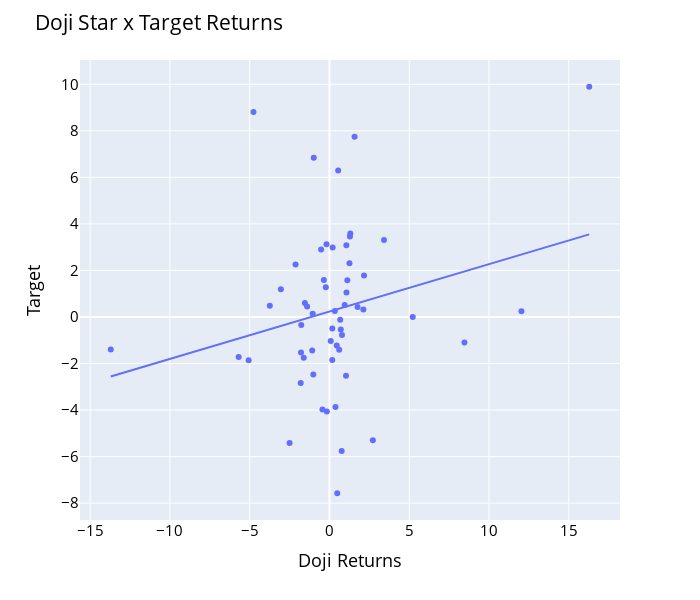

This figure's notebook cell:
### Code cell
fig = px.scatter(x = df[df["CDLDOJISTAR"] != 0]["Returns"]*100
                 , y = df[df["CDLDOJISTAR"] != 0]["Target"]*100 , trendline = "ols")

fig.update_layout(height = 600, width = 700
                  , title_text = "Doji Star x Target Returns"
                  , font_color = "blue"
                  , title_font_color = "black"
                  , xaxis_title = "Doji Returns"
                  , yaxis_title = "Target"
                  , font = dict(size = 15, color = "Black")
                  , showlegend = True
                 )

fig.show()

### Figure 1 — Plotly figure (JSON) as saved in the notebook; plotly's stock layout.template omitted (floating-point values rounded to 4 significant figures)
{"data": [{"hovertemplate": "x=%{x}<br>y=%{y}<extra></extra>", "legendgroup": "", "marker": {"color": "#636efa", "symbol": "circle"}, "mode": "markers", "name": "", "orientation": "v", "showlegend": false, "x": [0.7119, 5.221, -0.1668, -1.802, -3.047, 0.6749, 1.254, 1.765, 0.785, -0.5236, -1.014, -1.785, -5.692, 1.067, 2.72, -2.126, -1.613, 3.419, -2.5, -4.762, -5.066, 16.28, 12.03, -1.54, 1.574, 0.3396, 1.06, 0.6089, 1.307, -1.05, -13.71, 0.5478, 0.9539, 1.283, -1.402, 0.4577, 0.4888, 8.462, -1.08, -0.1863, -3.738, 0.1726, 0.1773, 0.1997, 0.7651, 1.121, -0.9836, 1.037, 0.3782, 2.167, -1.768, -0.3518, 2.125, -0.2288, -0.4396, 0.08173], "xaxis": "x", "y": [-0.5405, 0.0, -4.065, -2.842, 1.194, -0.1219, 2.309, 0.4336, -0.7789, 2.895, -2.467, -1.53, -1.716, 1.056, -5.295, 2.259, -1.749, 3.306, -5.413, 8.81, -1.856, 9.893, 0.2469, 0.6017, 7.747, 0.2538, 3.08, -1.412, 3.584, 0.1385, -1.394, 6.29, 0.5118, 3.455, 0.4489, -1.227, -7.575, -1.096, -1.437, 3.126, 0.4854, -1.852, -0.4957, 2.99, -5.761, 1.577, 6.843, -2.53, -3.87, 1.782, -0.3428, 1.589, 0.3264, 1.277, -3.974, -1.034], "yaxis": "y", "type": "scatter"}, {"hovertemplate": "<b>OLS trendline</b><br>y = 0.203595 * x + 0.234783<br>R<sup>2</sup>=0.055431<br><br>x=%{x}<br>y=%{y} <b>(trend)</b><extra></extra>", "legendgroup": "", "marker": {"color": "#636efa", "symbol": "circle"}, "mode": "lines", "name": "", "showlegend": false, "x": [-13.71, -5.692, -5.066, -4.762, -3.738, -3.047, -2.5, -2.126, -1.802, -1.785, -1.768, -1.613, -1.54, -1.402, -1.08, -1.05, -1.014, -0.9836, -0.5236, -0.4396, -0.3518, -0.2288, -0.1863, -0.1668, 0.08173, 0.1726, 0.1773, 0.1997, 0.3396, 0.3782, 0.4577, 0.4888, 0.5478, 0.6089, 0.6749, 0.7119, 0.7651, 0.785, 0.9539, 1.037, 1.06, 1.067, 1.121, 1.254, 1.283, 1.307, 1.574, 1.765, 2.125, 2.167, 2.72, 3.419, 5.221, 8.462, 12.03, 16.28], "xaxis": "x", "y": [-2.556, -0.9241, -0.7967, -0.7347, -0.5263, -0.3856, -0.2742, -0.198, -0.1322, -0.1286, -0.1251, -0.09361, -0.07881, -0.0506, 0.01487, 0.02096, 0.02837, 0.03452, 0.1282, 0.1453, 0.1632, 0.1882, 0.1969, 0.2008, 0.2514, 0.2699, 0.2709, 0.2754, 0.3039, 0.3118, 0.328, 0.3343, 0.3463, 0.3588, 0.3722, 0.3797, 0.3905, 0.3946, 0.429, 0.446, 0.4505, 0.4521, 0.4629, 0.4902, 0.496, 0.5009, 0.5552, 0.5941, 0.6674, 0.676, 0.7885, 0.9308, 1.298, 1.958, 2.685, 3.55], "yaxis": "y", "type": "scatter"}], "layout": {"xaxis": {"anchor": "y", "domain": [0.0, 1.0], "title": {"text": "Doji Returns"}}, "yaxis": {"anchor": "x", "domain": [0.0, 1.0], "title": {"text": "Target"}}, "legend": {"tracegroupgap": 0}, "margin": {"t": 60}, "title": {"font": {"color": "black"}, "text": "Doji Star x Target Returns"}, "font": {"color": "Black", "size": 15}, "height": 600, "width": 700, "showlegend": true}}
